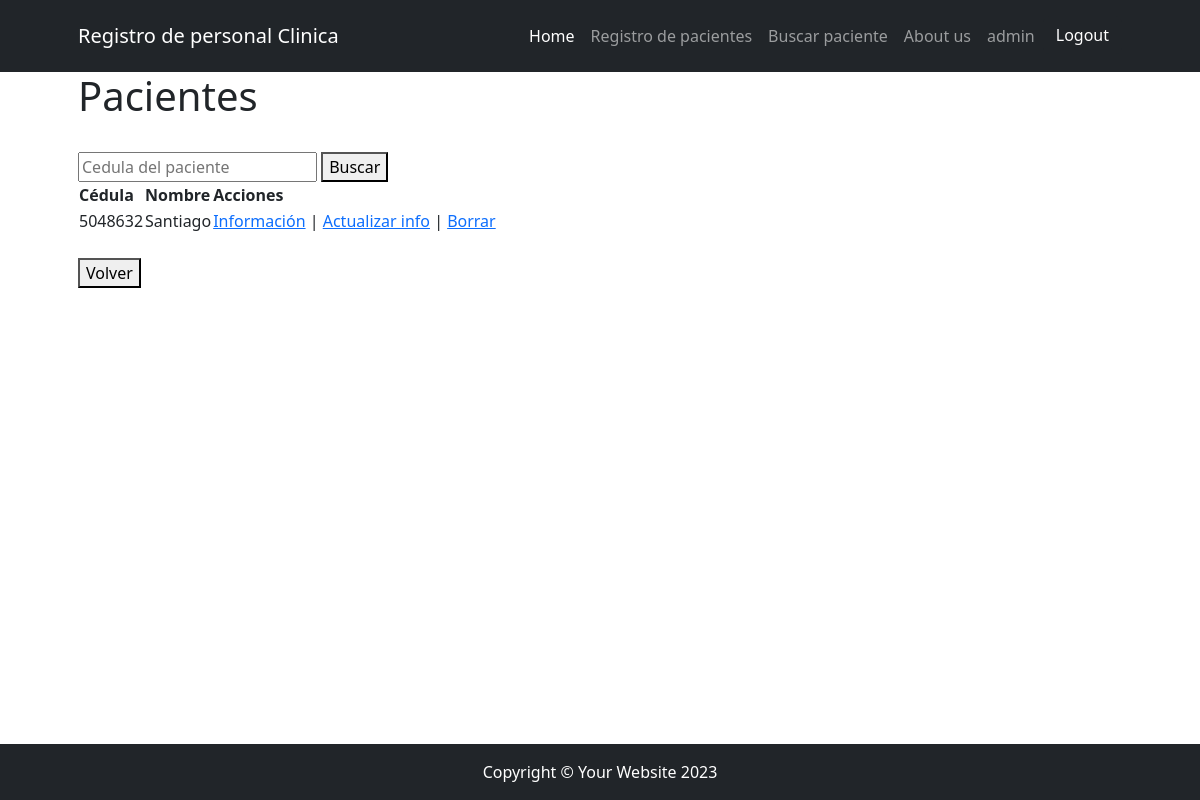
The app's page /registro/buscarpacientes (signed in), older data.
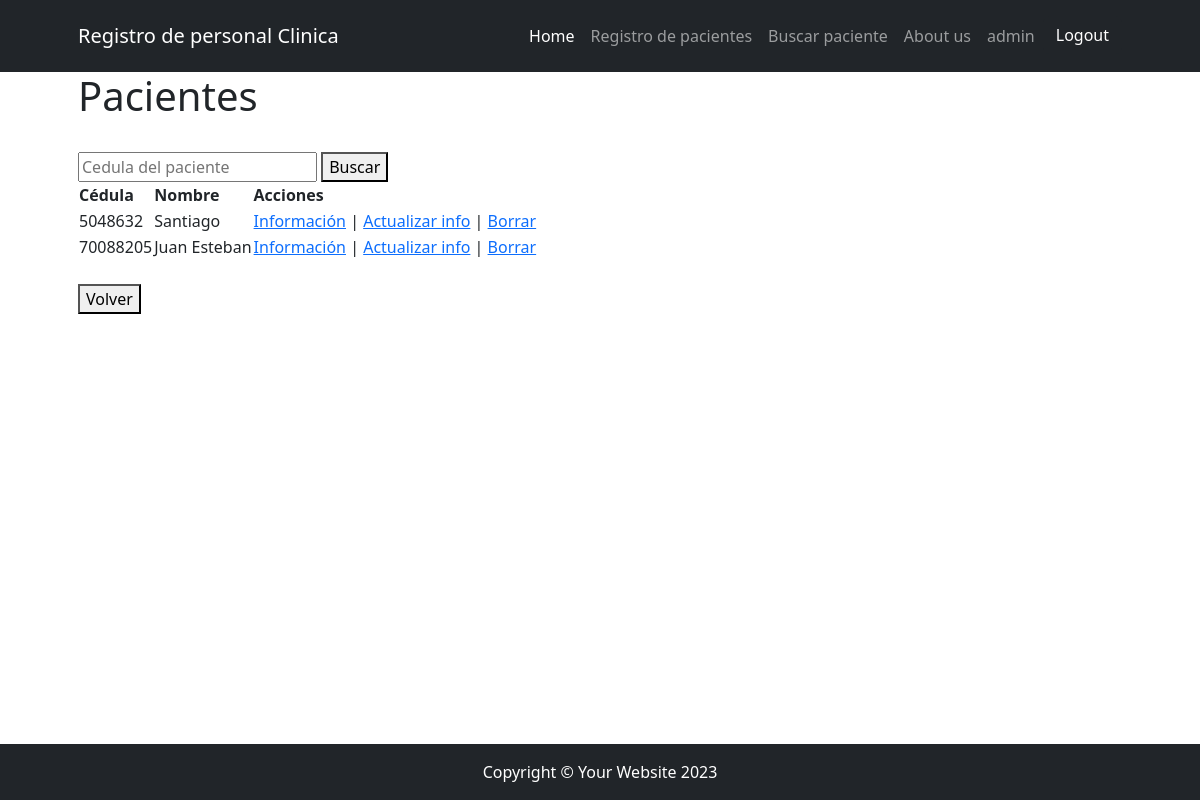
The same page, newer data.
### app/models.py (models this page shows, shortened)
class Pacientes(models.Model):
    nombre = models.CharField(max_length=50, null=True)
    apellido = models.CharField(max_length=50, null=True)
    cedula = models.IntegerField(null=True)
    telefono = models.IntegerField(null=True)
    nacimiento = models.DateField(null=True)
    pais_origen = models.CharField(max_length=50, null=True, verbose_name="Pais de origen")
    names = (("Hombre","Hombre"),("Mujer","Mujer"))
    sexo = models.CharField(max_length= 50, choices=names, null=True)
    tipo_consulta = (("Consulta general","Consulta general"), ("Revision examenes","Revision examenes"), ("Psicologia","Psicologia"))
    consulta = models.CharField(max_length= 200, choices=tipo_consulta, null=True)
    descripcion = models.CharField(max_length=250, null=True)
    avatar = models.ImageField(upload_to="avatares",null=True, blank=True)

### app/views.py (the view)
# urls.py: path('buscarpacientes', views.buscar_pacientes.as_view(), name="buscar_pacientes"),
class buscar_pacientes(LoginRequiredMixin, ListView):
     model = models.Pacientes
     context_object_name = "pacientes"
     template_name = "app/mostrarpacientes.html"
     def get_queryset(self):
        if self.request.GET.get("consulta"):
               consulta = self.request.GET.get("consulta")
               pacientes = models.Pacientes.objects.filter(cedula__icontains=consulta)
        else:
          pacientes = models.Pacientes.objects.all()
        return pacientes

### app/templates/app/mostrarpacientes.html
{% extends 'core/base.html' %}
{% block titulo %}
<h1>Pacientes</h1>
{% endblock titulo %}
{% block contenido %}
<div class="py-lg-4">
    <form action="{% url 'app:buscar_pacientes' %}" method="get">
        <input type="text" name="consulta" placeholder="Cedula del paciente">
        <button type="submit">Buscar</button>
    </form>
    <table>
        <thead>
            <tr>
                <th>Cédula</th>
                <th>Nombre</th>
                <th>Acciones</th>
            </tr>
        </thead>
        <tbody>
            {% for paciente in pacientes %}
                <tr>
                    <td>{{ paciente.cedula }}</td>
                    <td>{{ paciente.nombre }}</td>
                    <td>
                        <a href="{% url 'app:mostrar_pacientes_detail' paciente.id %}">Información</a> |
                        <a href="{% url 'app:mostrar_pacientes_update' paciente.id %}">Actualizar info</a> |
                        <a href="{% url 'app:mostrar_pacientes_delete' paciente.id %}">Borrar</a>
                    </td>
                </tr>
            {% endfor %}
        </tbody>
    </table>
</div>
<div>
    <a href="{% url 'core:home' %}"><button>Volver</button></a>
</div>
{% endblock contenido %}

### core/templates/core/base.html (shortened to what this page needs)
{% load static %}
<!DOCTYPE html>
<html lang="es">
    <head>
        <link href={% static "core/css/styles.css"%} rel="stylesheet" />
    </head>
    <body>
        <nav class="py-3  navbar navbar-expand-lg navbar-dark bg-dark">
            <div class="container px-5">
                <a class="navbar-brand" href={% url 'core:home' %}  >Registro de personal Clinica</a>
                <div class="collapse navbar-collapse" id="navbarSupportedContent">
                    <ul class="navbar-nav ms-auto mb-2 mb-lg-0">
                        <li class="nav-item"><a class="nav-link active" aria-current="page" href={% url 'core:home' %}>Home</a></li>
                        {% if user.is_authenticated %}
                        <li class="nav-item"><a class="nav-link" href={% url 'app:registro_pacientes' %}>Registro de pacientes</a></li>
                        <li class="nav-item"><a class="nav-link" href={% url 'app:buscar_pacientes' %}>Buscar paciente</a></li>
                        <li class="nav-item"><a class="nav-link" href={% url 'app:about_us' %}>About us</a></li>
                        <li class="nav-item"><a class="nav-link" text-bg-info > {{ user.username }}</a></li>
                        <li class="nav-item">
                            <form action="{% url 'core:logout' %}" method="post">
                                <button type="submit" class="btn btn-dark " >Logout</button>
                            </form>
                        </li>
                        {% else %}
                        <li class="nav-item"><a class="nav-link" href={% url 'app:about_us' %}>About us</a></li>
                        <li class="nav-item"><a class="nav-link" href={% url 'core:login' %}>Login</a></li>
                        <li class="nav-item"><a class="nav-link" href={% url 'core:signup' %}>Sign Up</a></li>
                        {% endif %}
                    </ul>
                </div>
            </div>
        </nav>
        <div class="container px-4 px-lg-5">
            {% block titulo %}
            {% endblock titulo %}
            {% block contenido %}
            {% endblock contenido %}
        </div>
        <footer class="py-3 bg-dark fixed-bottom ">
            <div class="container px-4 px-lg-5"><p class="m-0 text-center text-white">Copyright &copy; Your Website 2023</p></div>
        </footer>
    </body>
</html>

Row changes from the older to the newer data that the page shows:
added Pacientes: cedula "70088205", nombre "Juan Esteban"
